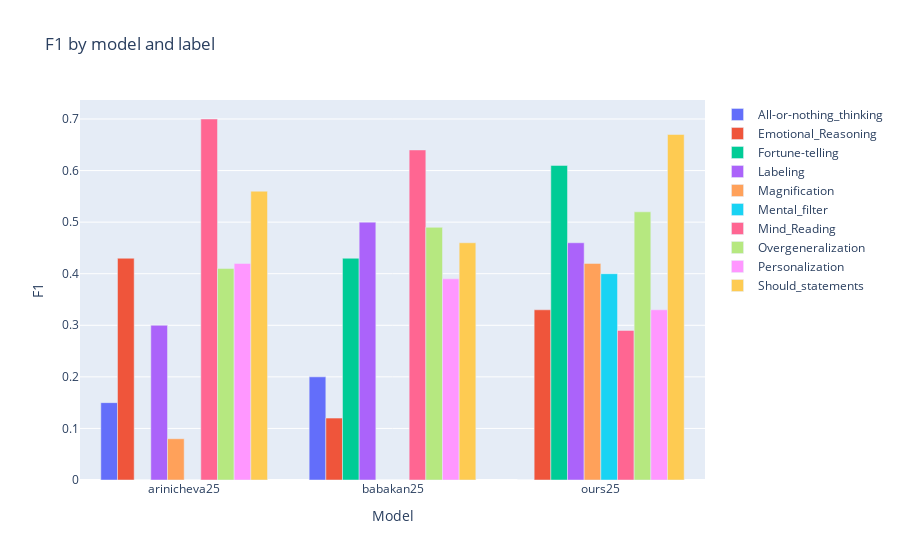

The cell this chart's notebook holds for it:
### Code cell
metric_names = labels
model_metrics = {
'arinicheva25':   numbers_arinicheva,
'babakan25':   numbers_babakan,
'ours25': numbers_ours
}
fig = go.Figure()
for i in range(len(labels)):
    fig.add_trace(go.Bar(
        name=metric_names[i],
        x=list(model_metrics), y=[model_metrics[m][i] for m in model_metrics],
    ))
fig.update_layout(
    barmode='group', # Group bars by model
    title='F1 by model and label', # Add a title
    xaxis_title='Model', # Label the x-axis
    yaxis_title='F1', # Label the y-axis
    hovermode='closest' # Improve hover behavior
)
fig.show()

### Figure 1 — Plotly figure (JSON) as saved in the notebook; plotly's stock layout.template omitted (floating-point values rounded to 4 significant figures)
{"data": [{"name": "All-or-nothing_thinking", "type": "bar", "x": ["arinicheva25", "babakan25", "ours25"], "y": [0.15, 0.2, 0]}, {"name": "Emotional_Reasoning", "type": "bar", "x": ["arinicheva25", "babakan25", "ours25"], "y": [0.43, 0.12, 0.33]}, {"name": "Fortune-telling", "type": "bar", "x": ["arinicheva25", "babakan25", "ours25"], "y": [0, 0.43, 0.61]}, {"name": "Labeling", "type": "bar", "x": ["arinicheva25", "babakan25", "ours25"], "y": [0.3, 0.5, 0.46]}, {"name": "Magnification", "type": "bar", "x": ["arinicheva25", "babakan25", "ours25"], "y": [0.08, 0, 0.42]}, {"name": "Mental_filter", "type": "bar", "x": ["arinicheva25", "babakan25", "ours25"], "y": [0, 0, 0.4]}, {"name": "Mind_Reading", "type": "bar", "x": ["arinicheva25", "babakan25", "ours25"], "y": [0.7, 0.64, 0.29]}, {"name": "Overgeneralization", "type": "bar", "x": ["arinicheva25", "babakan25", "ours25"], "y": [0.41, 0.49, 0.52]}, {"name": "Personalization", "type": "bar", "x": ["arinicheva25", "babakan25", "ours25"], "y": [0.42, 0.39, 0.33]}, {"name": "Should_statements", "type": "bar", "x": ["arinicheva25", "babakan25", "ours25"], "y": [0.56, 0.46, 0.67]}], "layout": {"barmode": "group", "hovermode": "closest", "title": {"text": "F1 by model and label"}, "xaxis": {"title": {"text": "Model"}}, "yaxis": {"title": {"text": "F1"}}}}
